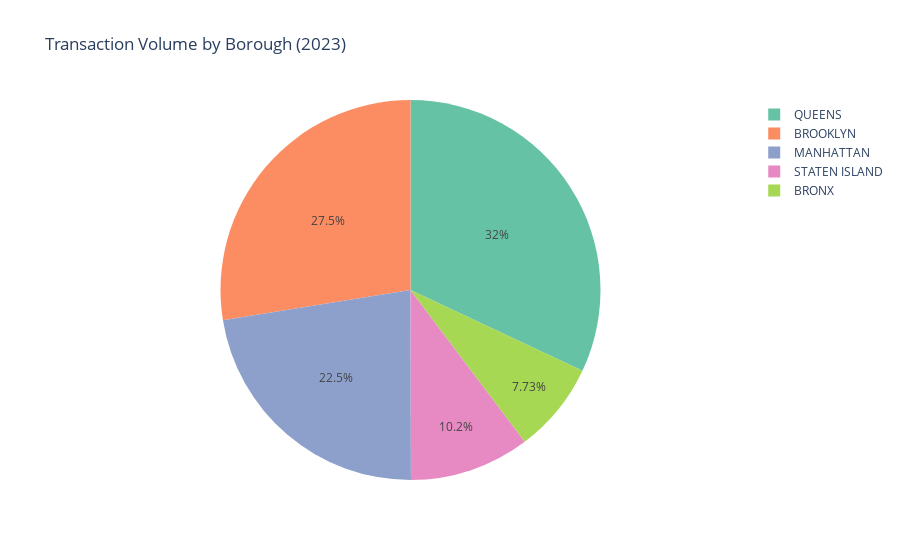

Notebook source saved alongside this figure:
### Code cell
import plotly.express as px

# Filter data for 2023
df_2023 = combined_df[combined_df['SALE DATE'].dt.year == 2023]

# Group by Borough and count transactions
borough_transaction_counts = df_2023['BOROUGH'].value_counts().reset_index(name='TRANSACTION_COUNT')
borough_transaction_counts.columns = ['BOROUGH', 'TRANSACTION_COUNT']

# Create Pie chart
fig = px.pie(
    borough_transaction_counts,
    names='BOROUGH',
    values='TRANSACTION_COUNT',
    title='Transaction Volume by Borough (2023)',
    color='BOROUGH',
    color_discrete_sequence=px.colors.qualitative.Set2
)

fig.show()

### Figure 1 — Plotly figure (JSON) as saved in the notebook; plotly's stock layout.template omitted (floating-point values rounded to 4 significant figures)
{"data": [{"customdata": [["QUEENS"], ["BROOKLYN"], ["MANHATTAN"], ["STATEN ISLAND"], ["BRONX"]], "domain": {"x": [0, 1], "y": [0, 1]}, "hovertemplate": "BOROUGH=%{customdata[0]}<br>TRANSACTION_COUNT=%{value}<extra></extra>", "labels": ["QUEENS", "BROOKLYN", "MANHATTAN", "STATEN ISLAND", "BRONX"], "legendgroup": "", "marker": {"colors": ["rgb(102,194,165)", "rgb(252,141,98)", "rgb(141,160,203)", "rgb(231,138,195)", "rgb(166,216,84)"]}, "name": "", "showlegend": true, "type": "pie", "values": [22844, 19668, 16057, 7308, 5522]}], "layout": {"legend": {"tracegroupgap": 0}, "piecolorway": ["rgb(102,194,165)", "rgb(252,141,98)", "rgb(141,160,203)", "rgb(231,138,195)", "rgb(166,216,84)", "rgb(255,217,47)", "rgb(229,196,148)", "rgb(179,179,179)"], "title": {"text": "Transaction Volume by Borough (2023)"}}}
